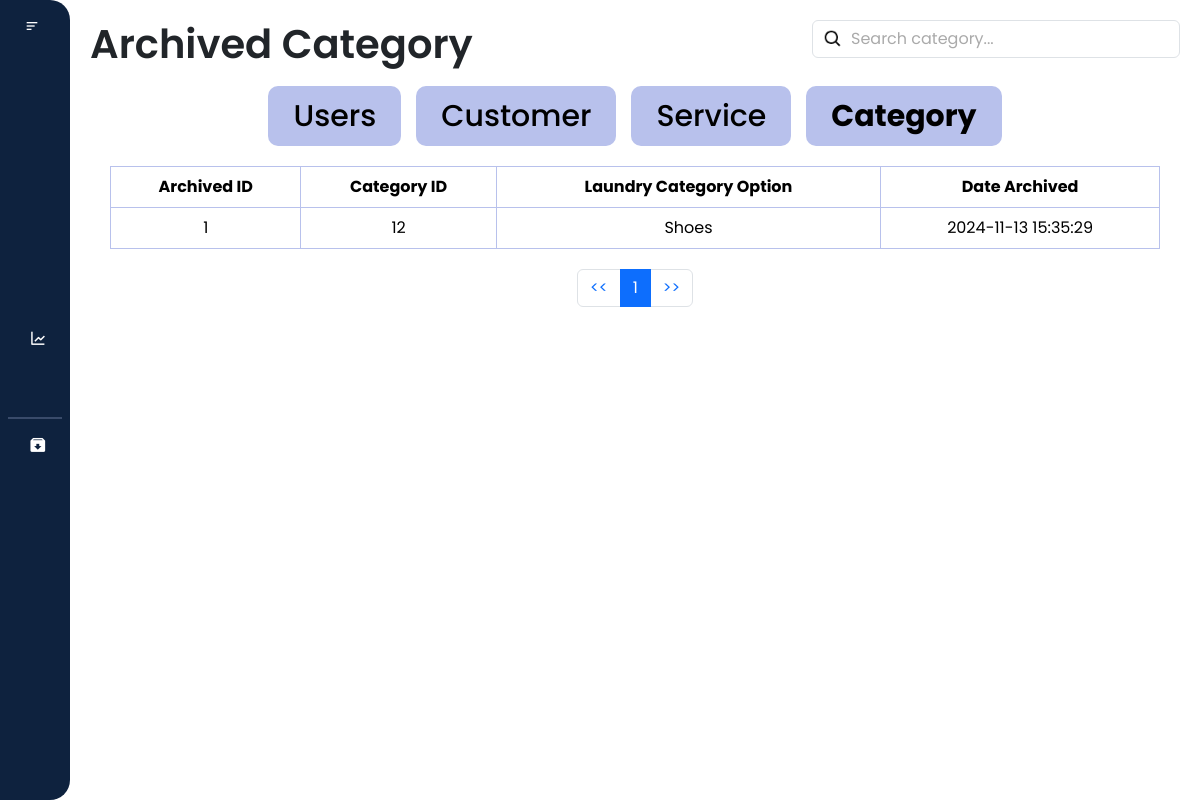
Page /laundry_system/archived/archive_category.php (signed in) on the committed database.
### tables this page shows
CREATE TABLE `archived_category` (
  `archive_id` int(11) NOT NULL,
  `category_id` int(11) NOT NULL,
  `laundry_category_option` varchar(255) NOT NULL,
  `archived_at` timestamp NOT NULL DEFAULT current_timestamp()
);

### laundry_system/archived/archive_category.php (the view, shortened to what this page needs)
<?php
$conn = new mysqli('localhost', 'root', '', 'laundry_db');
$user_role = $_SESSION['user_role'];
?>
<!DOCTYPE html>
<html lang="en">
<head>
    <link href="https://cdn.jsdelivr.net/npm/bootstrap@5.3.3/dist/css/bootstrap.min.css" rel="stylesheet"
>
    <link href="https://cdn.lineicons.com/4.0/lineicons.css" rel="stylesheet" />
    <link href='https://unpkg.com/boxicons@2.1.4/css/boxicons.min.css' rel='stylesheet'>
    <link rel="stylesheet" href="archive_category.css">
</head>
<body>
    <div class="wrapper">
        <aside id="sidebar">
            <div class="d-flex">
                <button id="toggle-btn" type="button">
                    <i class="bx bx-menu-alt-left"></i>
                </button>
            </div>
            <ul class="sidebar-nav">
                <?php if ($user_role === 'admin') : ?>
                    <li class="sidebar-item">
                        <a href="/laundry_system/dashboard/dashboard.php" class="sidebar-link">
                        </a>
                    </li>
                    <li class="sidebar-item">
                        <a href="/laundry_system/profile/profile.php" class="sidebar-link">
                        </a>
                    </li>
                    <li class="sidebar-item">
                        <a href="/laundry_system/users/users.php" class="sidebar-link">
                        </a>
                    </li>
                    <li class="sidebar-item">
                        <a href="/laundry_system/records/customer.php" class="sidebar-link has-dropdown collapsed" data-bs-toggle="collapse"
                            data-bs-target="#records" aria-expanded="false" aria-controls="records">
                        </a>
                    </li>
                    <li class="sidebar-item">
                        <a href="/laundry_system/transaction/transaction.php" class="sidebar-link">
                        </a>
                    </li>
                    <li class="sidebar-item">
                        <a href="/laundry_system/sales_report/report.php" class="sidebar-link">
                            <i class='bx bx-line-chart'></i>
                        </a>
                    </li>
                    <li class="sidebar-item">
                        <a href="/laundry_system/settings/setting.php" class="sidebar-link">
                        </a>
                    </li>
                    <hr style="border: 1px solid #b8c1ec; margin: 8px">
                    <li class="sidebar-item">
                        <a href="#" class="sidebar-link has-dropdown collapsed" data-bs-toggle="collapse"
                        data-bs-target="#archived" aria-expanded="false" aria-controls="archived">
                            <i class='bx bxs-archive-in'></i>
                        </a>
                    </li>
                <?php endif; ?>
            </ul>
            <div class="sidebar-footer">
                <a href="javascript:void(0)" class="sidebar-link" id="btn_logout">
                </a>
            </div>
        </aside>
        <div class="main-content">
            <nav>
                <div class="d-flex justify-content-between" id="navbar">
                    <h1>Archived Category</h1>
                    <div class="search_bar" m-1>
                        <input class="form-control" type="text" id="filter_category" placeholder="Search category...">
                    </div>
                </div>
            </nav>
            <div class="buttons">
            <div class="user_button">
                    <a href="archive_users.php" class="button" id="userBtn">Users</a>
                </div>
                <div class="customer_button">
                    <a href="archive_customer.php" class="button" id="customerBtn">Customer</a>
                </div>
                <div class="service_button">
                    <a href="archive_service.php" class="button" id="serviceBtn">Service</a>
                </div>
                <div class="category_button">
                    <a href="archive_category.php" class="button" id="categoryBtn"><b>Category</b></a>
                </div>
            </div>
            <div class="card-responsive">
                <table class="table table-bordered text-center">
                        <thead>
                            <tr class="bg-dark text-white">
                                <th>Archived ID</th>
                                <th>Category ID</th>
                                <th>Laundry Category Option</th>
                                <th>Date Archived</th>
                            </tr>
                        </thead>
                        <tbody id = "archive_category_table">
                            <?php
                            $query = "SELECT * FROM archived_category";
                            $result = mysqli_query($conn, $query);
                            if ($result && $result->num_rows > 0) {
                                while ($row = mysqli_fetch_assoc($result)) {
                                ?>
                                    <tr>
                                        <td><?php echo $row['archive_id']; ?></td>
                                        <td><?php echo $row['category_id']; ?></td>
                                        <td><?php echo $row['laundry_category_option']; ?></td>
                                        <td><?php echo $row['archived_at']; ?></td>
                                    </tr>
                                <?php
                                    }
                            } else {
                            ?>
                            <tr>
                                <td colspan="4">No archived laundry category option found.</td>
                            </tr>
                                <?php
                            }
                            ?>
                        </tbody>
                </table>
            </div>
            <nav aria-label="Page navigation">
                <ul class="pagination justify-content-center" id="pagination">
                </ul>
            </nav>
        </div>
    </div>
</body>

### laundry_system/archived/archive_category.css (style rules this page uses)
* { margin: 0; padding: 0; font-family: "Poppins", sans-serif; box-sizing: border-box; }
html { scroll-behavior: smooth; }
.wrapper { display: flex; width: 100%; height: 100vh; }
.main-content { flex: 1; overflow-y: auto; padding: 20px; transition: margin-left 0.5s ease; }
#sidebar { display: flex; height: 100%; width: 70px; overflow: auto; min-width: 70px; z-index: 1000; transition: all .25s ease-in-out; flex-direction: column; background-color: #0e223e; border-radius: 0 20px 20px 0; }
a { text-decoration: none; }
li { list-style: none; }
h1 { font-weight: 600; font-size: 1.5 rem; }
.wrapper { display: flex; }
#sidebar { display: flex; width: 70px; min-width: 70px; z-index: 1000; transition: all 0.25s ease-in-out; flex-direction: column; background-color: #0e223e; border-radius: 0 20px 20px 0; }
#toggle-btn { background-color: transparent; cursor: pointer; border: 0; padding: 1rem 1.5rem; }
#toggle-btn i { font-size: 1.5 rem; color: #fff; }
.sidebar-nav { padding: 2rem 0; flex: 1 1 auto; }
a.sidebar-link { padding: 0.625rem 1.625rem; color: #fff; display: block; font-size: 0.9rem; white-space: nowrap; border-left: 3px solid transparent; text-decoration: none; }
.sidebar-link i { font-size: 1.1rem; margin-right: 0.75rem; }
.sidebar-item { position: relative; }
.card-responsive { padding: 20px; }
.table { width: 100%; margin: 0; border-collapse: collapse; border: #b8c1ec; }
.buttons { display: flex; flex-direction: row; gap: 15px; flex-wrap: wrap; justify-content: center; margin-top: 10px; }
.button { display: inline-flex; align-items: center; justify-content: center; height: 60px; padding: 15px 25px; background-color: #b8c1ec; color: #000; text-align: center; text-decoration: none; border-radius: 10px; font-size: 30px; font-weight: 500; margin: 0; gap: 10px; transition: background-color 0.3s ease; }
.search_bar { position: relative; }
.search_bar .form-control { padding-left: 38px; }
.search_bar .form-control::placeholder { color: #aaa; }
.search_bar .form-control { background-image: url('/laundry_system/icons/search.png'); background-repeat: no-repeat; background-position: 10px center; background-size: 20px 20px; }

### rows in the picture
archived_category: archive_id "1", category "12", laundry_category_option "Shoes", archived_at "2024-11-13 15:35:29"
